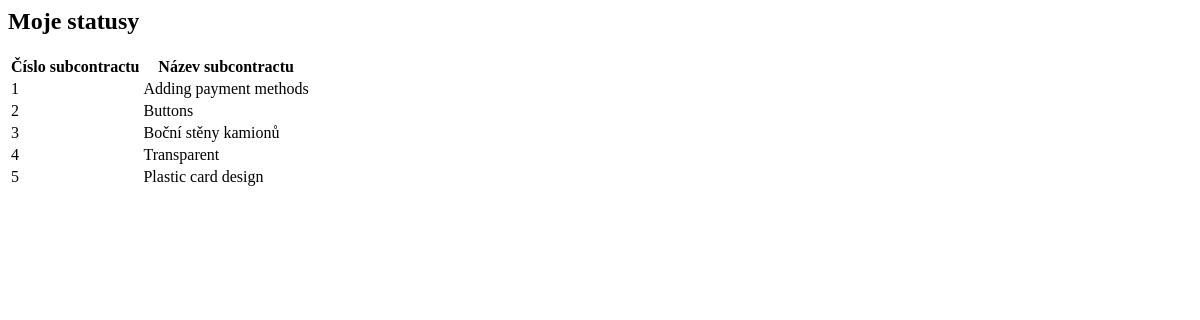
/subcontracts/, run on an earlier commit of the app's database.
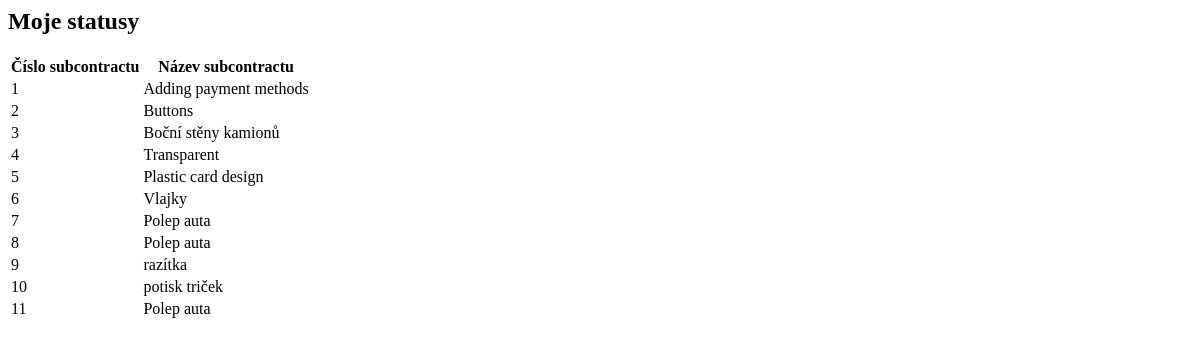
And on a later commit of the database.
### viewer/models.py (models this page shows, shortened)
class SubContract(Model):
    subcontract_name = CharField(max_length=128)
    created = DateTimeField(auto_now_add=True)
    contract = ForeignKey(Contract, related_name='subcontracts', on_delete=DO_NOTHING)
    subcontract_number = IntegerField(null=True, blank=True, default=1)
    class Meta:
        constraints = [
            UniqueConstraint(fields=["contract", "subcontract_number"], name="unique_subcontract_per_contract")
        ]

### viewer/views.py (the view)
# urls.py: path('subcontracts/', show_subcontracts, name='navbar_show_subcontracts'),
def show_subcontracts(request):
    subcontracts = SubContract.objects.all()
    return render(request, 'subcontract.html', {'subcontracts': subcontracts})

### viewer/templates/subcontract.html
<h2>Moje statusy</h2>
{% if subcontracts %}
<table class="table table-striped table-bordered">
    <thead>
        <tr>
            <th>Číslo subcontractu</th>
            <th>Název subcontractu</th>
        </tr>
    </thead>
    <tbody>
        {% for subcontract in subcontracts %}
        <tr>
            <td>{{ subcontract.pk }}</td>
            <td>{{ subcontract.subcontract_name }}</td>
        </tr>
        {% endfor %}
    </tbody>
</table>
{% else %}
    <p>Žádné subdodávky k zobrazení</p>
{% endif %}

What changed in the data, as far as the page shows it:
added SubContract: pk "6", subcontract_name "Vlajky"
added SubContract: pk "7", subcontract_name "Polep auta"
added SubContract: pk "8", subcontract_name "Polep auta"
added SubContract: pk "9", subcontract_name "razítka"
added SubContract: pk "10", subcontract_name "potisk triček"
added SubContract: pk "11", subcontract_name "Polep auta"
